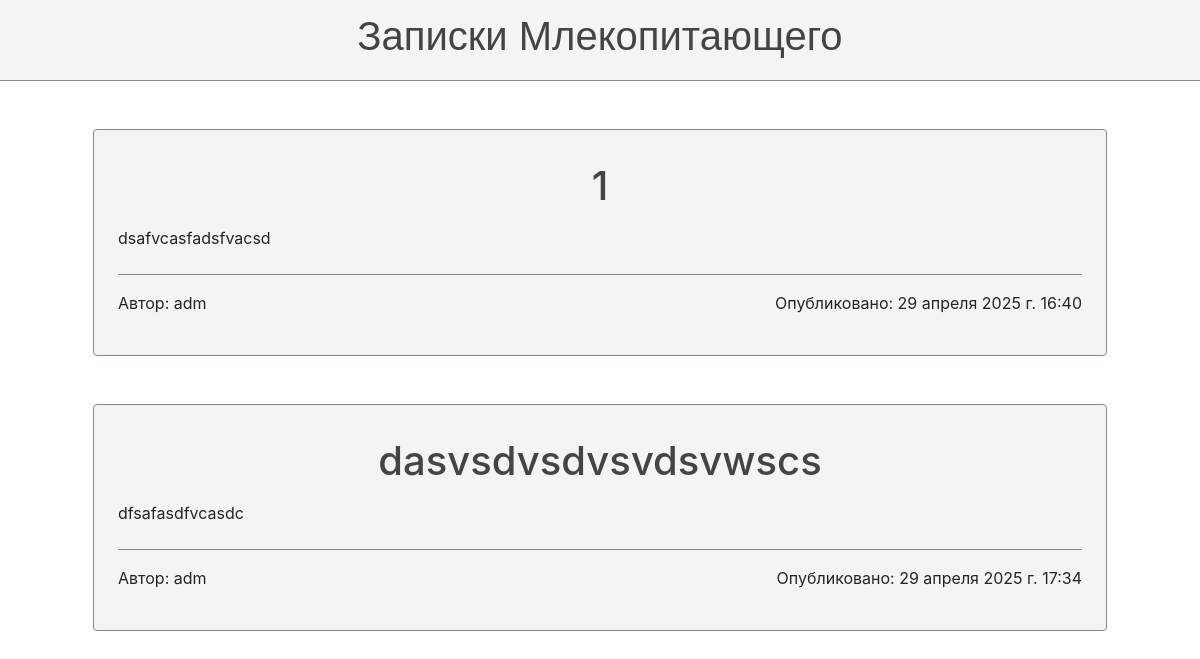
The app's page /, older data.
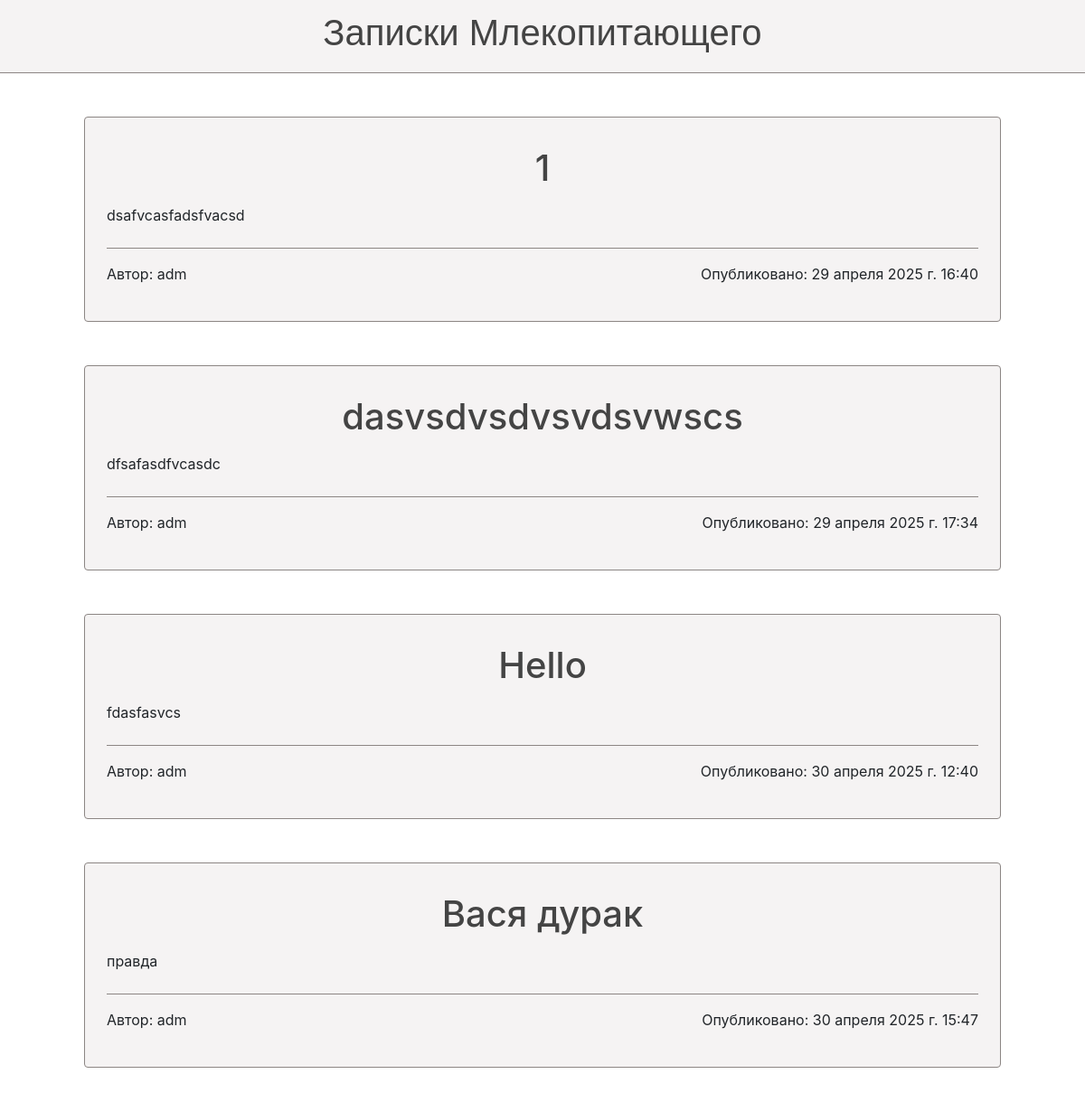
The same page, newer data.
### blog/models.py (models this page shows, shortened)
class Post(models.Model):
    author = models.ForeignKey(settings.AUTH_USER_MODEL, on_delete=models.CASCADE)
    title = models.CharField(max_length=200)
    text = models.TextField()
    created_date = models.DateTimeField(default=timezone.now)
    published_date = models.DateTimeField(blank=True, null=True)

### blog/views.py (the view)
# urls.py: path('', views.post_list, name='post_list'),
def post_list(request):
    posts = Post.objects.filter(published_date__lte=timezone.now()).order_by('published_date')
    return render(request, 'blog/post_list.html', {'posts': posts})

### blog/templates/blog/post_list.html
{% extends 'blog/base.html' %}
{% block content %}
   {% for post in posts %}
        <div class = "container">
            <div class="pst m-5 p-4 border border-primary rounded">
                <h1 class="text-center pt-2 pb-2"><a href="{% url 'post_detail' pk=post.pk %}">{{ post.title }}</a></h1>
                <p class = "border-bottom border-primary pb-4">{{ post.text|linebreaksbr }}</p>
                <div class = "d-flex justify-content-between">
                    <p>Автор: {{post.author}}</p>
                    <p>Опубликовано: {{ post.published_date }}</p>
                </div>
            </div>
        </div>
    {% endfor %}
{% endblock %}

Row changes from the older to the newer data that the page shows:
added Post: title "Hello", text "fdasfasvcs", author "adm", published_date "30 апреля 2025 г. 12:40"
added Post: title "Вася дурак", text "правда", author "adm", published_date "30 апреля 2025 г. 15:47"
